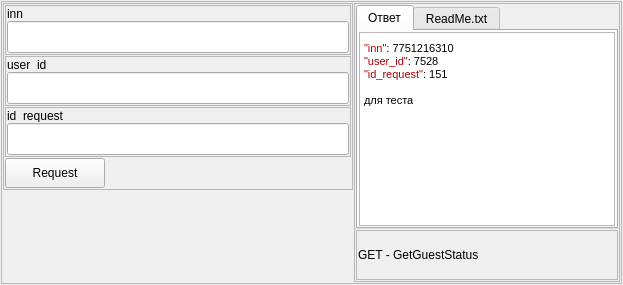
          <widget class="QWidget" name="tab_15">
           <attribute name="title">
            <string>Получить Статус Гостя</string>
           </attribute>
           <layout class="QHBoxLayout" name="horizontalLayout_38">
            <property name="spacing">
             <number>1</number>
            </property>
            <property name="leftMargin">
             <number>1</number>
            </property>
            <property name="topMargin">
             <number>1</number>
            </property>
            <property name="rightMargin">
             <number>1</number>
            </property>
            <property name="bottomMargin">
             <number>1</number>
            </property>
            <item>
             <widget class="QFrame" name="frame_79">
              <property name="frameShape">
               <enum>QFrame::StyledPanel</enum>
              </property>
              <property name="frameShadow">
               <enum>QFrame::Raised</enum>
              </property>
              <layout class="QHBoxLayout" name="horizontalLayout_29">
               <property name="spacing">
                <number>1</number>
               </property>
               <property name="leftMargin">
                <number>1</number>
               </property>
               <property name="topMargin">
                <number>1</number>
               </property>
               <property name="rightMargin">
                <number>1</number>
               </property>
               <property name="bottomMargin">
                <number>1</number>
               </property>
               <item alignment="Qt::AlignTop">
                <widget class="QFrame" name="frame_80">
                 <property name="minimumSize">
                  <size>
                   <width>350</width>
                   <height>0</height>
                  </size>
                 </property>
                 <property name="maximumSize">
                  <size>
                   <width>350</width>
                   <height>16777215</height>
                  </size>
                 </property>
                 <property name="frameShape">
                  <enum>QFrame::StyledPanel</enum>
                 </property>
                 <property name="frameShadow">
                  <enum>QFrame::Raised</enum>
                 </property>
                 <layout class="QVBoxLayout" name="verticalLayout_56">
                  <property name="spacing">
                   <number>1</number>
                  </property>
                  <property name="leftMargin">
                   <number>1</number>
                  </property>
                  <property name="topMargin">
                   <number>1</number>
                  </property>
                  <property name="rightMargin">
                   <number>1</number>
                  </property>
                  <property name="bottomMargin">
                   <number>1</number>
                  </property>
                  <item>
                   <widget class="QFrame" name="frame_82">
                    <property name="minimumSize">
                     <size>
                      <width>0</width>
                      <height>50</height>
                     </size>
                    </property>
                    <property name="maximumSize">
                     <size>
                      <width>16777215</width>
                      <height>16777215</height>
                     </size>
                    </property>
                    <property name="frameShape">
                     <enum>QFrame::StyledPanel</enum>
                    </property>
                    <property name="frameShadow">
                     <enum>QFrame::Raised</enum>
                    </property>
                    <layout class="QVBoxLayout" name="verticalLayout_66">
                     <property name="spacing">
                      <number>1</number>
                     </property>
                     <property name="leftMargin">
                      <number>1</number>
                     </property>
                     <property name="topMargin">
                      <number>1</number>
                     </property>
                     <property name="rightMargin">
                      <number>1</number>
                     </property>
                     <property name="bottomMargin">
                      <number>1</number>
                     </property>
                     <item>
                      <widget class="QLabel" name="label_48">
                       <property name="minimumSize">
                        <size>
                         <width>0</width>
                         <height>13</height>
                        </size>
                       </property>
                       <property name="maximumSize">
                        <size>
                         <width>16777215</width>
                         <height>13</height>
                        </size>
                       </property>
                       <property name="text">
                        <string>inn</string>
                       </property>
                      </widget>
                     </item>
                     <item>
                      <widget class="QLineEdit" name="text_inn_GetGuestsStatus">
                       <property name="minimumSize">
                        <size>
                         <width>0</width>
                         <height>32</height>
                        </size>
                       </property>
                      </widget>
                     </item>
                    </layout>
                   </widget>
                  </item>
                  <item>
                   <widget class="QFrame" name="frame_81">
                    <property name="minimumSize">
                     <size>
                      <width>0</width>
                      <height>50</height>
                     </size>
                    </property>
                    <property name="maximumSize">
                     <size>
                      <width>16777215</width>
                      <height>50</height>
                     </size>
                    </property>
                    <property name="frameShape">
                     <enum>QFrame::StyledPanel</enum>
                    </property>
                    <property name="frameShadow">
                     <enum>QFrame::Raised</enum>
                    </property>
                    <layout class="QVBoxLayout" name="verticalLayout_65">
                     <property name="spacing">
                      <number>1</number>
                     </property>
                     <property name="leftMargin">
                      <number>1</number>
                     </property>
                     <property name="topMargin">
                      <number>1</number>
                     </property>
                     <property name="rightMargin">
                      <number>1</number>
                     </property>
                     <property name="bottomMargin">
                      <number>1</number>
                     </property>
                     <item>
                      <widget class="QLabel" name="label_47">
                       <property name="minimumSize">
                        <size>
                         <width>0</width>
                         <height>13</height>
                        </size>
                       </property>
                       <property name="maximumSize">
                        <size>
                         <width>16777215</width>
                         <height>13</height>
                        </size>
                       </property>
                       <property name="text">
                        <string>user_id</string>
                       </property>
                      </widget>
                     </item>
                     <item>
                      <widget class="QLineEdit" name="text_user_id_GetGuestsStatus">
                       <property name="minimumSize">
                        <size>
                         <width>0</width>
                         <height>32</height>
                        </size>
                       </property>
                      </widget>
                     </item>
                    </layout>
                   </widget>
                  </item>
                  <item>
                   <widget class="QFrame" name="frame_85">
                    <property name="minimumSize">
                     <size>
                      <width>0</width>
                      <height>50</height>
                     </size>
                    </property>
                    <property name="maximumSize">
                     <size>
                      <width>16777215</width>
                      <height>16777215</height>
                     </size>
                    </property>
                    <property name="frameShape">
                     <enum>QFrame::StyledPanel</enum>
                    </property>
                    <property name="frameShadow">
                     <enum>QFrame::Raised</enum>
                    </property>
                    <layout class="QVBoxLayout" name="verticalLayout_68">
                     <property name="spacing">
                      <number>1</number>
                     </property>
                     <property name="leftMargin">
                      <number>1</number>
                     </property>
                     <property name="topMargin">
                      <number>1</number>
                     </property>
                     <property name="rightMargin">
                      <number>1</number>
                     </property>
                     <property name="bottomMargin">
                      <number>1</number>
                     </property>
                     <item>
                      <widget class="QLabel" name="label_50">
                       <property name="minimumSize">
                        <size>
                         <width>0</width>
                         <height>13</height>
                        </size>
                       </property>
                       <property name="maximumSize">
                        <size>
                         <width>16777215</width>
                         <height>13</height>
                        </size>
                       </property>
                       <property name="text">
                        <string>id_request</string>
                       </property>
                      </widget>
                     </item>
                     <item>
                      <widget class="QLineEdit" name="text_id_reques_GetGuestsStatus">
                       <property name="minimumSize">
                        <size>
                         <width>0</width>
                         <height>32</height>
                        </size>
                       </property>
                      </widget>
                     </item>
                    </layout>
                   </widget>
                  </item>
                  <item>
                   <widget class="QPushButton" name="bt_GetGuestsStatus">
                    <property name="minimumSize">
                     <size>
                      <width>100</width>
                      <height>30</height>
                     </size>
                    </property>
                    <property name="maximumSize">
                     <size>
                      <width>100</width>
                      <height>30</height>
                     </size>
                    </property>
                    <property name="text">
                     <string>Request</string>
                    </property>
                   </widget>
                  </item>
                 </layout>
                </widget>
               </item>
               <item>
                <widget class="QFrame" name="frame_83">
                 <property name="frameShape">
                  <enum>QFrame::StyledPanel</enum>
                 </property>
                 <property name="frameShadow">
                  <enum>QFrame::Raised</enum>
                 </property>
                 <layout class="QVBoxLayout" name="verticalLayout_67">
                  <property name="spacing">
                   <number>1</number>
                  </property>
                  <property name="leftMargin">
                   <number>1</number>
                  </property>
                  <property name="topMargin">
                   <number>1</number>
                  </property>
                  <property name="rightMargin">
                   <number>1</number>
                  </property>
                  <property name="bottomMargin">
                   <number>1</number>
                  </property>
                  <item>
                   <widget class="QTabWidget" name="tabWidget_4">
                    <property name="currentIndex">
                     <number>0</number>
                    </property>
                    <widget class="QWidget" name="tab_17">
                     <attribute name="title">
                      <string>Ответ</string>
                     </attribute>
                     <layout class="QHBoxLayout" name="horizontalLayout_30">
                      <property name="spacing">
                       <number>1</number>
                      </property>
                      <property name="leftMargin">
                       <number>1</number>
                      </property>
                      <property name="topMargin">
                       <number>1</number>
                      </property>
                      <property name="rightMargin">
                       <number>1</number>
                      </property>
                      <property name="bottomMargin">
                       <number>1</number>
                      </property>
                      <item>
                       <widget class="QTextBrowser" name="browser_GetGuestsStatus">
                        <property name="html">
                         <string>&lt;!DOCTYPE HTML PUBLIC &quot;-//W3C//DTD HTML 4.0//EN&quot; &quot;http://www.w3.org/TR/REC-html40/strict.dtd&quot;&gt;
&lt;html&gt;&lt;head&gt;&lt;meta name=&quot;qrichtext&quot; content=&quot;1&quot; /&gt;&lt;style type=&quot;text/css&quot;&gt;
p, li { white-space: pre-wrap; }
&lt;/style&gt;&lt;/head&gt;&lt;body style=&quot; font-family:'MS Shell Dlg 2'; font-size:8.25pt; font-weight:400; font-style:normal;&quot;&gt;
&lt;p style=&quot; margin-top:0px; margin-bottom:0px; margin-left:0px; margin-right:0px; -qt-block-indent:0; text-indent:0px; line-height:18px; background-color:#fffffe;&quot;&gt;&lt;span style=&quot; font-family:'IBMPlexMono,  Courier New , monospace,Consolas,Courier New,monospace'; font-size:8pt; color:#ad0002;&quot;&gt;&amp;quot;inn&amp;quot;&lt;/span&gt;&lt;span style=&quot; font-family:'IBMPlexMono,  Courier New , monospace,Consolas,Courier New,monospace'; font-size:8pt; color:#000000;&quot;&gt;: 7751216310&lt;/span&gt;&lt;/p&gt;
&lt;p style=&quot; margin-top:0px; margin-bottom:0px; margin-left:0px; margin-right:0px; -qt-block-indent:0; text-indent:0px;&quot;&gt;&lt;span style=&quot; font-family:'IBMPlexMono,  Courier New , monospace,Consolas,Courier New,monospace'; font-size:8pt; color:#ad0002;&quot;&gt;&amp;quot;user_id&amp;quot;&lt;/span&gt;&lt;span style=&quot; font-family:'IBMPlexMono,  Courier New , monospace,Consolas,Courier New,monospace'; font-size:8pt; color:#000000;&quot;&gt;: 7528&lt;/span&gt;&lt;/p&gt;
&lt;p style=&quot; margin-top:0px; margin-bottom:0px; margin-left:0px; margin-right:0px; -qt-block-indent:0; text-indent:0px;&quot;&gt;&lt;span style=&quot; font-family:'IBMPlexMono,  Courier New , monospace,Consolas,Courier New,monospace'; font-size:8pt; color:#aa0000;&quot;&gt;&amp;quot;id_request&amp;quot;&lt;/span&gt;&lt;span style=&quot; font-family:'IBMPlexMono,  Courier New , monospace,Consolas,Courier New,monospace'; font-size:8pt; color:#000000;&quot;&gt;: 151&lt;/span&gt;&lt;/p&gt;
&lt;p style=&quot;-qt-paragraph-type:empty; margin-top:0px; margin-bottom:0px; margin-left:0px; margin-right:0px; -qt-block-indent:0; text-indent:0px; font-family:'IBMPlexMono,  Courier New , monospace,Consolas,Courier New,monospace'; font-size:8pt; color:#000000;&quot;&gt;&lt;br /&gt;&lt;/p&gt;
&lt;p style=&quot; margin-top:0px; margin-bottom:0px; margin-left:0px; margin-right:0px; -qt-block-indent:0; text-indent:0px;&quot;&gt;&lt;span style=&quot; font-family:'IBMPlexMono,  Courier New , monospace,Consolas,Courier New,monospace'; font-size:8pt; color:#000000;&quot;&gt;для теста&lt;/span&gt;&lt;/p&gt;
&lt;p style=&quot;-qt-paragraph-type:empty; margin-top:0px; margin-bottom:0px; margin-left:0px; margin-right:0px; -qt-block-indent:0; text-indent:0px; font-family:'IBMPlexMono,  Courier New , monospace,Consolas,Courier New,monospace'; font-size:8pt; color:#000000;&quot;&gt;&lt;br /&gt;&lt;/p&gt;&lt;/body&gt;&lt;/html&gt;</string>
                        </property>
                       </widget>
                      </item>
                     </layout>
                    </widget>
                    <widget class="QWidget" name="tab_9">
                     <attribute name="title">
                      <string>ReadMe.txt</string>
                     </attribute>
                     <layout class="QHBoxLayout" name="horizontalLayout_62">
                      <property name="spacing">
                       <number>1</number>
                      </property>
                      <property name="leftMargin">
                       <number>1</number>
                      </property>
                      <property name="topMargin">
                       <number>1</number>
                      </property>
                      <property name="rightMargin">
                       <number>1</number>
                      </property>
                      <property name="bottomMargin">
                       <number>1</number>
                      </property>
                      <item>
                       <widget class="QTextBrowser" name="readme_GetGuestsStatus">
                        <property name="html">
                         <string>&lt;!DOCTYPE HTML PUBLIC &quot;-//W3C//DTD HTML 4.0//EN&quot; &quot;http://www.w3.org/TR/REC-html40/strict.dtd&quot;&gt;
&lt;html&gt;&lt;head&gt;&lt;meta name=&quot;qrichtext&quot; content=&quot;1&quot; /&gt;&lt;style type=&quot;text/css&quot;&gt;
p, li { white-space: pre-wrap; }
&lt;/style&gt;&lt;/head&gt;&lt;body style=&quot; font-family:'MS Shell Dlg 2'; font-size:8.25pt; font-weight:400; font-style:normal;&quot;&gt;
&lt;p style=&quot; margin-top:0px; margin-bottom:0px; margin-left:0px; margin-right:0px; -qt-block-indent:0; text-indent:0px;&quot;&gt;Информация отсутствует!&lt;/p&gt;&lt;/body&gt;&lt;/html&gt;</string>
                        </property>
                       </widget>
                      </item>
                     </layout>
                    </widget>
                   </widget>
                  </item>
                  <item>
                   <widget class="QFrame" name="frame_84">
                    <property name="minimumSize">
                     <size>
                      <width>0</width>
                      <height>50</height>
                     </size>
                    </property>
                    <property name="maximumSize">
                     <size>
                      <width>16777215</width>
                      <height>50</height>
                     </size>
                    </property>
                    <property name="frameShape">
                     <enum>QFrame::StyledPanel</enum>
                    </property>
                    <property name="frameShadow">
                     <enum>QFrame::Raised</enum>
                    </property>
                    <layout class="QHBoxLayout" name="horizontalLayout_32">
                     <property name="spacing">
                      <number>1</number>
                     </property>
                     <property name="leftMargin">
                      <number>1</number>
                     </property>
                     <property name="topMargin">
                      <number>1</number>
                     </property>
                     <property name="rightMargin">
                      <number>1</number>
                     </property>
                     <property name="bottomMargin">
                      <number>1</number>
                     </property>
                     <item>
                      <widget class="QLabel" name="label_49">
                       <property name="text">
                        <string>GET - GetGuestStatus</string>
                       </property>
                      </widget>
                     </item>
                    </layout>
                   </widget>
                  </item>
                 </layout>
                </widget>
               </item>
              </layout>
             </widget>
            </item>
           </layout>
          </widget>
